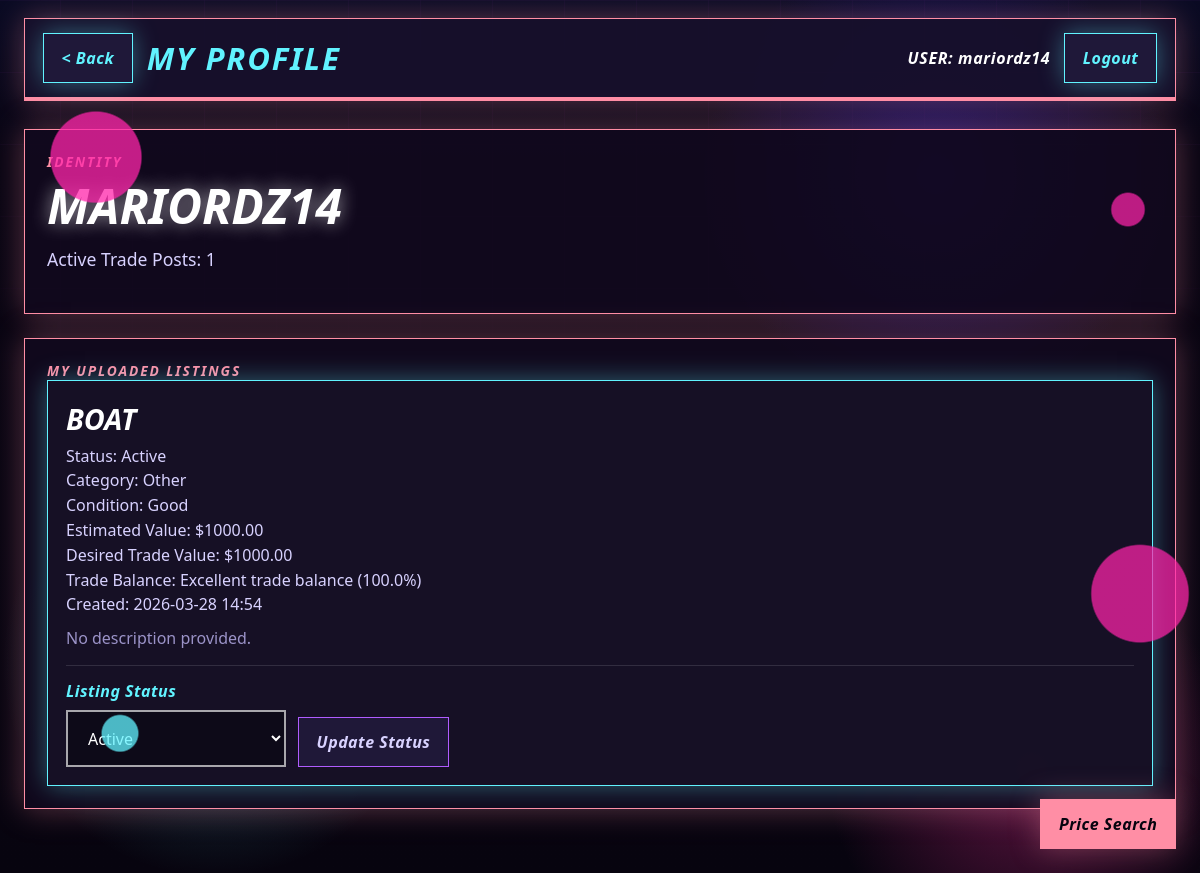
Page /profile (signed in) on the committed database.
### tables this page shows
CREATE TABLE items (
            id INTEGER PRIMARY KEY AUTOINCREMENT,
            user_id INTEGER NOT NULL,
            title TEXT NOT NULL,
            category TEXT NOT NULL,
            condition TEXT NOT NULL,
            description TEXT,
            estimated_value REAL NOT NULL,
            desired_trade_value REAL NOT NULL,
            photo_path TEXT,
            created_at TEXT NOT NULL, status TEXT NOT NULL DEFAULT 'active',
            FOREIGN KEY(user_id) REFERENCES users(id)
        );

### web_app.py (the view)
@app.route("/profile")
@login_required
def profile():
    listings = decorate_listing_rows(get_user_items(current_user_id()))
    return render_template(
        "profile.html",
        listings=listings,
        listing_statuses=LISTING_STATUSES,
        listing_status_labels=LISTING_STATUS_LABELS,
    )

### main.py (called while the page is built)
def get_db_connection() -> sqlite3.Connection:
    conn = sqlite3.connect(DB_NAME, timeout=10)
    conn.execute("PRAGMA journal_mode=WAL")
    return conn

def get_user_items(user_id: int) -> list[tuple]:
    conn = get_db_connection()
    cur = conn.cursor()
    cur.execute(
        """
        SELECT id, title, category, condition, description,
               estimated_value, desired_trade_value, photo_path, created_at, status
        FROM items
        WHERE user_id = ?
        ORDER BY id DESC
        """,
        (user_id,),
    )
    rows = cur.fetchall()
    conn.close()
    return rows

def fairness_score(my_value: float, target_value: float) -> tuple[str, float]:
    if my_value <= 0 or target_value <= 0:
        return "Unknown", 0.0
    ratio = min(my_value, target_value) / max(my_value, target_value)
    score = round(ratio * 100, 1)
    if score >= 90:
        label = "Excellent trade balance"
    elif score >= 75:
        label = "Good trade balance"
    elif score >= 60:
        label = "Possible trade gap"
    else:
        label = "Unbalanced trade"
    return label, score

def format_timestamp(timestamp_text: str) -> str:
    return timestamp_text[:16].replace("T", " ")

### web_app.py (called while the page is built, shortened)
def current_user_id() -> int | None:
    user_id = session.get("user_id")
    return int(user_id) if user_id is not None else None

def current_username() -> str:
    return session.get("username", "")

def login_required(view_func):
    @wraps(view_func)
    def wrapped_view(*args, **kwargs):
        if current_user_id() is None:
            return redirect(url_for("auth"))
        return view_func(*args, **kwargs)
    return wrapped_view

def photo_url(photo_path: str) -> str | None:
    if not photo_path:
        return None

@app.context_processor
def inject_shell_context():
    return {
        "shell_username": current_username(),
        "photo_url": photo_url,
    }

### templates/profile.html (shortened to what this page needs)
{% extends "base.html" %}
{% set topbar_title = "MY PROFILE" %}
{% set back_endpoint = "hub" %}
{% block content %}
<section class="page-grid" style="margin-top: 28px;">
    <section class="panel">
        <div class="section-label">Identity</div>
        <h1 class="section-title">{{ shell_username }}</h1>
        <p class="hero-copy">Active Trade Posts: {{ listings|selectattr("status", "equalto", "active")|list|length }}</p>
    </section>
    <section class="list-panel">
        <div class="section-label">My Uploaded Listings</div>
        {% if listings %}
            <div class="listings-grid">
                {% for listing in listings %}
                    <article class="listing-card">
                        <div class="listing-content">
                            <h2 class="listing-title">{{ listing.title }}</h2>
                            <div class="listing-meta">
                                <div>Status: {{ listing.status_label }}</div>
                                <div>Category: {{ listing.category }}</div>
                                <div>Condition: {{ listing.condition }}</div>
                                <div>Estimated Value: ${{ '%.2f'|format(listing.estimated_value) }}</div>
                                <div>Desired Trade Value: ${{ '%.2f'|format(listing.desired_trade_value) }}</div>
                                <div>Trade Balance: {{ listing.balance_label }} ({{ listing.balance_score }}%)</div>
                                <div>Created: {{ listing.created_at }}</div>
                            </div>
                            <p class="listing-note">{{ listing.description }}</p>
                            <form method="post" action="{{ url_for('profile_status') }}" class="status-form">
                                <div class="field" style="margin: 0; min-width: 220px;">
                                    <label for="status-{{ listing.id }}">Listing Status</label>
                                    <select id="status-{{ listing.id }}" name="status">
                                        {% for status_key in listing_statuses %}
                                            <option value="{{ status_key }}" {% if status_key == listing.status %}selected{% endif %}>{{ listing_status_labels[status_key] }}</option>
                                        {% endfor %}
                                    </select>
                                </div>
                                <button class="ghost-btn" type="submit">Update Status</button>
                            </form>
                        </div>
                    </article>
                {% endfor %}
            </div>
        {% else %}
            <div class="empty-state">You do not have any uploaded trade listings yet. Use Upload Trade from the main hub to create one.</div>
        {% endif %}
    </section>
</section>
{% endblock %}

### static/site.css (style rules this page uses)
:root { --bg-main: #07040f; --bg-panel: rgba(18, 9, 31, 0.9); --bg-card: rgba(23, 17, 38, 0.92); --bg-input: rgba(13, 10, 24, 0.94); --bg-edge: rgba(32, 24, 58, 0.96); --cyan: #61f3ff; --pink: #ff8ea5; --purple: #b05cff; --green: #8affb6; --white: #ffffff; --soft: #d8d2ff; --muted: #9b93c8; --danger: #ff7298; --shadow-cyan: 0 0 24px rgba(97, 243, 255, 0.38); --shadow-pink: 0 0 30px rgba(255, 142, 165, 0.34); --shell-width: 1360px; }
* { box-sizing: border-box; }
html, body { margin: 0; min-height: 100%; }
body { font-family: "Bahnschrift", "Segoe UI", sans-serif; background: radial-gradient(circle at 18% 76%, rgba(97, 243, 255, 0.28), transparent 18%), radial-gradient(circle at 78% 20%, rgba(60, 35, 255, 0.32), transparent 20%), radial-gradient(circle at 86% 88%, rgba(255, 50, 158, 0.34), transparent 16%), linear-gradient(180deg, #0a0b24 0%, #090513 18%, #07040f 100%); color: var(--white); overflow-x: hidden; }
body::before, body::after { content: ""; position: fixed; inset: 0; pointer-events: none; }
body::before { background: linear-gradient(rgba(74, 31, 102, 0.45) 1px, transparent 1px) top center / 100% 72px, linear-gradient(90deg, rgba(74, 31, 102, 0.38) 1px, transparent 1px) top center / 72px 100%; mask: linear-gradient(to bottom, rgba(255,255,255,0.28), transparent 48%); }
body::after { background: radial-gradient(circle at 8% 18%, rgba(255, 36, 170, 0.75) 0 2.8rem, transparent 2.9rem), radial-gradient(circle at 94% 24%, rgba(255, 36, 170, 0.72) 0 1rem, transparent 1.1rem), radial-gradient(circle at 95% 68%, rgba(255, 36, 170, 0.72) 0 3rem, transparent 3.1rem), radial-gradient(circle at 10% 84%, rgba(97, 243, 255, 0.75) 0 1.1rem, transparent 1.2rem); }
.nav-btn, .action-btn, .ghost-btn, .danger-btn, .mini-btn { border: 1px solid transparent; background: var(--bg-edge); color: var(--white); padding: 0.8rem 1.1rem; font: inherit; font-weight: 700; font-style: italic; letter-spacing: 0.03em; cursor: pointer; transition: transform 0.15s ease, box-shadow 0.15s ease, background 0.15s ease; }
.ghost-btn { border-color: var(--purple); color: var(--soft); }
.page-grid { display: grid; gap: 24px; }
.hero-title, .section-title, .auth-title { margin: 12px 0; color: var(--white); font-style: italic; font-weight: 800; line-height: 0.95; text-transform: uppercase; text-shadow: 0 0 18px rgba(255,255,255,0.58); }
.hero-copy { max-width: 640px; color: var(--soft); font-size: 1.1rem; line-height: 1.55; }
.panel, .agreement-panel, .form-panel, .list-panel, .thread-panel, .auth-panel { background: var(--bg-panel); border: 1px solid var(--pink); box-shadow: var(--shadow-pink); }
.panel, .agreement-panel, .form-panel, .list-panel, .thread-panel, .auth-panel { padding: 22px; }
.section-label { color: var(--pink); font-size: 0.86rem; font-style: italic; font-weight: 700; letter-spacing: 0.14em; text-transform: uppercase; }
.section-title { font-size: clamp(2rem, 4vw, 3.1rem); }
.field { display: flex; flex-direction: column; gap: 8px; }
label { color: var(--cyan); font-style: italic; font-weight: 700; letter-spacing: 0.03em; }
input, select, textarea { width: 100%; border: 2px solid rgba(255, 255, 255, 0.64); background: var(--bg-input); color: var(--white); padding: 0.9rem 1rem; font: inherit; }
.listings-grid { display: grid; grid-template-columns: repeat(auto-fit, minmax(290px, 1fr)); gap: 18px; }
.listing-card { background: var(--bg-card); border: 1px solid var(--cyan); box-shadow: var(--shadow-cyan); overflow: hidden; }
.listing-content { padding: 18px; }
.listing-title { font-size: 1.8rem; font-style: italic; font-weight: 800; text-transform: uppercase; margin: 0 0 6px; }
.listing-meta, .thread-meta { color: var(--soft); line-height: 1.55; }
.listing-note { margin-top: 10px; color: var(--muted); }
.status-form { display: flex; gap: 12px; flex-wrap: wrap; align-items: end; margin-top: 16px; padding-top: 14px; border-top: 1px solid rgba(255,255,255,0.12); }

### rows in the picture
items: title "BOAT", status_label "Active", category "Other", condition "Good", estimated_value "1000.00", desired_trade_value "1000.00", balance_label "Excellent trade balance", balance_score "100.0", created_at "2026-03-28 14:54", description "No description provided.", status "Active"

### other values in the picture
{{ topbar_title or "CYBER XCHANGE" }} "MY PROFILE"
{{ shell_username }} "mariordz14"
{{ shell_username }} "MARIORDZ14"
{{ listings|selectattr("status", "equalto", "active")|list|length }} "1"
